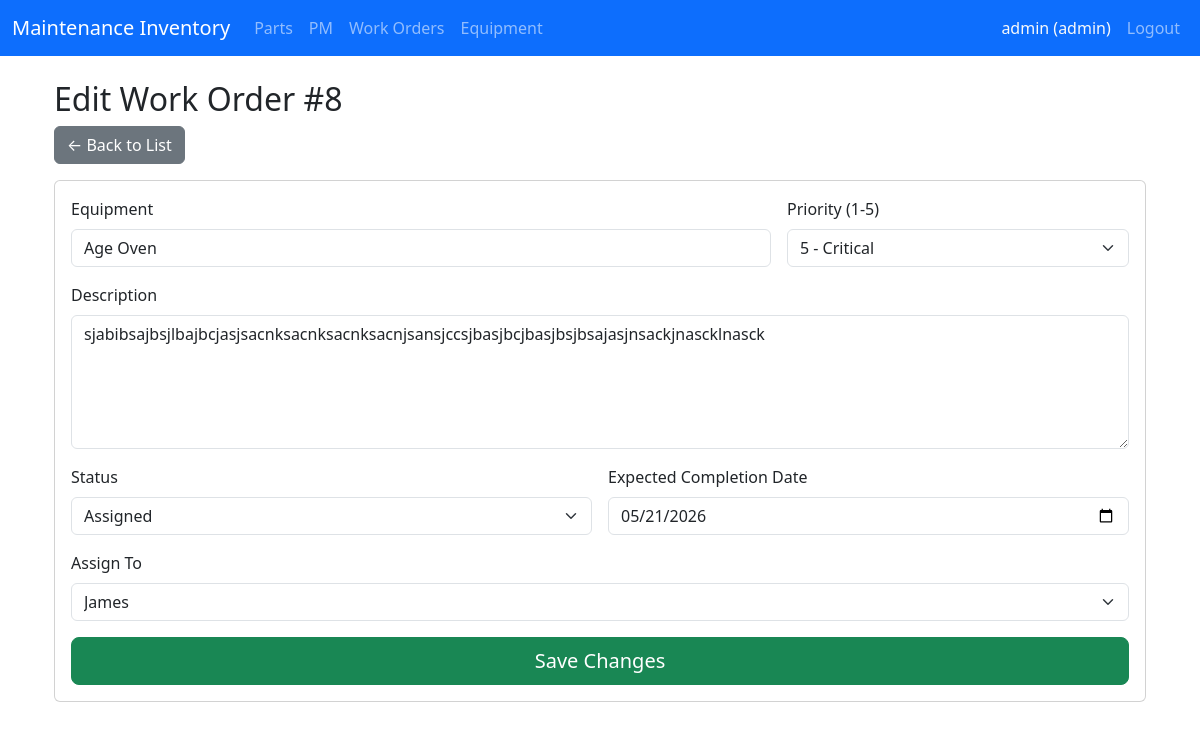
Screenshot of /workorder/edit/8 (signed in) with the database file from the repository.
### app/models/user.py (models this page shows, shortened)
class User(UserMixin, db.Model):
    __tablename__ = 'users'
    id = db.Column(db.Integer, primary_key=True)
    username = db.Column(db.String(80), unique=True, nullable=False)
    password_hash = db.Column(db.String(256), nullable=False)
    role = db.Column(db.String(20), default='technician') # 'admin' or 'technician'
    must_change_password = db.Column(db.Boolean, default=True) # Force change on first login
    created_at = db.Column(db.DateTime, default=datetime.utcnow)
    email = db.Column(db.String(120), unique=True, nullable=True) # Optional (nullable=True)

### app/models/workorder.py (models this page shows, shortened)
class WorkOrder(db.Model):
    __tablename__ = 'workorder'
    __table_args__ = {'extend_existing': True}
    id = db.Column(db.Integer, primary_key=True)
    equipment = db.Column(db.String(200), nullable=False)
    description = db.Column(db.Text, nullable=False)
    status = db.Column(db.String(50), default="Open")
    priority = db.Column(db.Integer)
    expected_completion_date = db.Column(db.Date)
    created_by_id = db.Column(db.Integer, db.ForeignKey('users.id'), nullable=False)
    assigned_to_id = db.Column(db.Integer, db.ForeignKey('users.id'), nullable=True)
    completed_by_id = db.Column(db.Integer, db.ForeignKey('users.id'), nullable=True)
    completed_at = db.Column(db.DateTime, nullable=True)
    completion_notes = db.Column(db.Text, nullable=True)
    created_at = db.Column(db.DateTime, default=datetime.utcnow)
    assigned_at = db.Column(db.DateTime, nullable=True)
    created_by = db.relationship('User', foreign_keys=[created_by_id], backref='created_workorders')
    assigned_to = db.relationship('User', foreign_keys=[assigned_to_id], backref='assigned_workorders')
    completed_by = db.relationship('User', foreign_keys=[completed_by_id], backref='completed_workorders')

### app/routes/workorder.py (the view)
@bp.route('/edit/<int:wo_id>')
@login_required
def edit(wo_id):
    if current_user.role != 'admin':
        flash("Only admins can edit work orders.", "danger")
        return redirect(url_for('workorder.index'))
    wo = WorkOrder.query.get_or_404(wo_id)
    technicians = User.query.filter_by(role='technician').all()
    return render_template('workorder/edit.html', wo=wo, technicians=technicians)

### app/templates/workorder/edit.html (shortened to what this page needs)
{% extends "base.html" %}
{% block content %}
<div class="container mt-4">
    <h2>Edit Work Order #{{ wo.id }}</h2>
    <a href="{{ url_for('workorder.index') }}" class="btn btn-secondary mb-3">← Back to List</a>
    <div class="card">
        <div class="card-body">
            <form method="POST">
                <div class="row g-3">
                    <div class="col-md-8">
                        <label class="form-label">Equipment</label>
                        <input type="text" name="equipment" class="form-control" value="{{ wo.equipment }}" required>
                    </div>
                    <div class="col-md-4">
                        <label class="form-label">Priority (1-5)</label>
                        <select name="priority" class="form-select">
                            <option value="5" {% if wo.priority == 5 %}selected{% endif %}>5 - Critical</option>
                        </select>
                    </div>
                    <div class="col-12">
                        <label class="form-label">Description</label>
                        <textarea name="description" class="form-control" rows="5" required>{{ wo.description }}</textarea>
                    </div>
                    <div class="col-md-6">
                        <label class="form-label">Status</label>
                        <select name="status" class="form-select">
                            <option value="Assigned" {% if wo.status == 'Assigned' %}selected{% endif %}>Assigned</option>
                        </select>
                    </div>
                    <div class="col-md-6">
                        <label class="form-label">Expected Completion Date</label>
                        <input type="date" name="expected_completion_date" class="form-control"
                               value="{{ wo.expected_completion_date.strftime('%Y-%m-%d') if wo.expected_completion_date else '' }}">
                    </div>
                    <div class="col-12">
                        <label class="form-label">Assign To</label>
                        <select name="assigned_to_id" class="form-select">
                            {% for tech in technicians %}
                            <option value="{{ tech.id }}" {% if wo.assigned_to_id == tech.id %}selected{% endif %}>
                                {{ tech.username }}
                            </option>
                            {% endfor %}
                        </select>
                    </div>
                    <div class="col-12">
                        <button type="submit" class="btn btn-success btn-lg w-100">Save Changes</button>
                    </div>
                </div>
            </form>
        </div>
    </div>
</div>
{% endblock %}

### app/templates/base.html (shortened to what this page needs)
<!DOCTYPE html>
<html lang="en">
<head>
    <link href="https://cdn.jsdelivr.net/npm/bootstrap@5.3.3/dist/css/bootstrap.min.css" rel="stylesheet">
</head>
<body>
<nav class="navbar navbar-expand-lg navbar-dark bg-primary sticky-top">
    <div class="container-fluid">
        <a class="navbar-brand" href="{{ url_for('dashboard.index') }}">Maintenance Inventory</a>
        <div class="collapse navbar-collapse" id="navbarNav">
            <ul class="navbar-nav me-auto">
                <li class="nav-item">
                    <a class="nav-link" href="{{ url_for('parts.index') }}">Parts</a>
                </li>
                <li class="nav-item">
                    <a class="nav-link" href="{{ url_for('pm.index') }}">PM</a>
                </li>
                <li class="nav-item">
                    <a class="nav-link" href="{{ url_for('workorder.index') }}">Work Orders</a>
                </li>
                <li class="nav-item">
                    <a class="nav-link" href="{{ url_for('equipment.index') }}">Equipment</a>
                </li>
            </ul>
            <ul class="navbar-nav ms-auto">
                <li class="nav-item">
                    <span class="nav-link text-light">
                        {{ current_user.username }} ({{ current_user.role }})
                    </span>
                </li>
                <li class="nav-item">
                    <a class="nav-link" href="{{ url_for('auth.logout') }}">Logout</a>
                </li>
            </ul>
        </div>
    </div>
</nav>
    <div class="container mt-4">
        {% block content %}{% endblock %}
    </div>
</body>
</html>

### rows the page displays
User: username "admin", role "admin"
WorkOrder: id "8", equipment "Age Oven", priority "5 - Critical", description "sjabibsajbsjlbajbcjasjsacnksacnksacnksacnjsansjccsjbasjbcjbasjbsjbsajasjnsackjnascklnasck", status "Assigned", expected_completion_date "05/21/2026", assigned_to_id "James"
